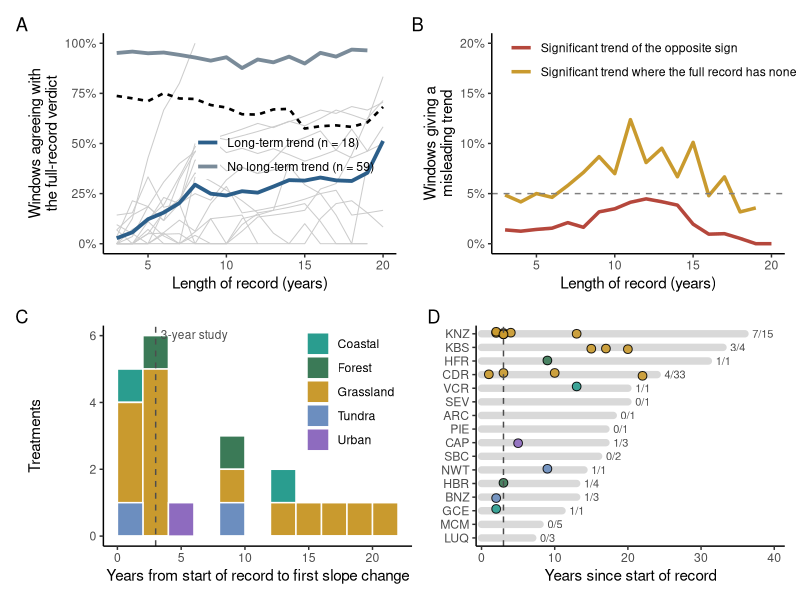

The R source for this figure:
# Candidate replacement for Figure 4 (exploratory; not wired into 99_organize-figures.R)
library(dplyr); library(tidyr); library(ggplot2); library(patchwork)

w  <- read.csv("data/harmonized/detection_probability_windows.csv", stringsAsFactors = FALSE)
tr <- read.csv("data/harmonized/trend_analysis_results.csv", stringsAsFactors = FALSE) %>%
  filter(trend_class != "insufficient_data")
sz <- read.csv("data/harmonized/sizer_analysis_results.csv", stringsAsFactors = FALSE)
rs <- read.csv("data/harmonized/relative_response_summary.csv", stringsAsFactors = FALSE) %>%
  mutate(yr = as.integer(substr(Date_parsed, 1, 4))) %>%
  group_by(source, Treatment) %>% summarise(start = min(yr), end = max(yr), .groups = "drop")

eco_cols <- c(Grassland = "#C99A2E", Forest = "#3B7A57", Tundra = "#6C8EBF", Coastal = "#2A9D8F",
              Urban = "#8E6BBF", Freshwater = "#4A90C2")

# ---- A/B: agreement of a window with the full record -------------------------
# windows covering >= 80% of a treatment's own record are left out: they are
# nearly the full record, which defines the reference verdict
ww <- w %>% filter(window_years < 0.8 * record_years, window_bin <= 20) %>%
  mutate(agree = ifelse(directional, p_same_sign, 1 - p_any),
         mislead = ifelse(directional, p_opposite_sign, p_any),
         group = ifelse(directional, "Long-term trend (n = 18)", "No long-term trend (n = 59)"))
per_trt <- ww %>% group_by(group, source, Treatment, window_bin) %>%
  summarise(agree = mean(agree), mislead = mean(mislead), .groups = "drop")
curve <- per_trt %>% group_by(group, window_bin) %>%
  summarise(agree = mean(agree), mislead = mean(mislead), n = n(), .groups = "drop") %>% filter(n >= 5)
overall <- per_trt %>% group_by(window_bin) %>% summarise(agree = mean(agree), n = n(), .groups = "drop") %>%
  filter(n >= 5) %>% mutate(group = "All treatments")

pA <- ggplot(curve, aes(window_bin, agree, colour = group)) +
  geom_line(data = filter(per_trt, group == "Long-term trend (n = 18)"),
            aes(group = interaction(source, Treatment)), colour = "grey80", linewidth = 0.35) +
  geom_line(linewidth = 1.3) +
  geom_line(data = overall, colour = "black", linetype = "22", linewidth = 0.9) +
  scale_colour_manual(values = c("#2C5F8A", "#7A8B99"), name = NULL) +
  scale_y_continuous(labels = scales::percent, limits = c(0, 1)) + scale_x_continuous(breaks = seq(5, 20, 5)) +
  labs(x = "Length of record (years)", y = "Windows agreeing with\nthe full-record verdict") +
  theme_classic(base_size = 11) + theme(legend.position = c(0.62, 0.45), legend.background = element_blank())

pB <- ggplot(curve, aes(window_bin, mislead, colour = group)) +
  geom_line(linewidth = 1.2) + geom_hline(yintercept = 0.05, linetype = "dashed", colour = "grey50") +
  scale_colour_manual(values = c("#B5473C", "#C99A2E"), name = NULL,
                      labels = c("Significant trend of the opposite sign", "Significant trend where the full record has none")) +
  scale_y_continuous(labels = scales::percent, limits = c(0, 0.2)) + scale_x_continuous(breaks = seq(5, 20, 5)) +
  labs(x = "Length of record (years)", y = "Windows giving a\nmisleading trend") +
  theme_classic(base_size = 11) + theme(legend.position = c(0.55, 0.88), legend.background = element_blank())

# ---- C/D: time to the first change of course (SiZer) --------------------------
chg <- sz %>% filter(n_slope_changes > 0) %>%
  mutate(first_year = as.integer(sub("[^0-9].*", "", change_years))) %>%
  left_join(rs, by = c("source", "treatment" = "Treatment")) %>%
  left_join(tr %>% distinct(source, site_type), by = "source") %>%
  mutate(years_to_change = first_year - start, record = end - start + 1)
cat("Time to first slope change: n =", nrow(chg), " median", median(chg$years_to_change),
    " range", paste(range(chg$years_to_change), collapse = "-"),
    "; within 3 yr:", sum(chg$years_to_change <= 3), "; after 10 yr:", sum(chg$years_to_change > 10), "\n")

pC <- ggplot(chg, aes(years_to_change, fill = site_type)) +
  geom_histogram(binwidth = 2, boundary = 0, colour = "white") +
  geom_vline(xintercept = 3, linetype = "dashed", colour = "grey30") +
  annotate("text", x = 3.4, y = Inf, label = "3-year study", hjust = 0, vjust = 1.5, size = 3, colour = "grey30") +
  scale_fill_manual(values = eco_cols, name = NULL) +
  labs(x = "Years from start of record to first slope change", y = "Treatments") +
  theme_classic(base_size = 11) + theme(legend.position = c(0.8, 0.7))

site_rec <- sz %>% left_join(rs, by = c("source", "treatment" = "Treatment")) %>%
  left_join(tr %>% distinct(source, site_type), by = "source") %>%
  group_by(site_abbr, site_type) %>% summarise(record = max(end - start + 1), n_trt = n(),
                                                n_chg = sum(n_slope_changes > 0), .groups = "drop")
pD <- ggplot() +
  geom_segment(data = site_rec, aes(x = 0, xend = record, y = reorder(site_abbr, record), yend = site_abbr),
               colour = "grey85", linewidth = 2.5, lineend = "round") +
  geom_point(data = chg, aes(years_to_change, site_abbr, fill = site_type), shape = 21, size = 2.6,
             position = position_jitter(height = 0.15, width = 0, seed = 1), alpha = 0.9) +
  geom_text(data = site_rec, aes(x = record + 1, y = site_abbr, label = paste0(n_chg, "/", n_trt)), size = 2.8, hjust = 0, colour = "grey30") +
  geom_vline(xintercept = 3, linetype = "dashed", colour = "grey30") +
  scale_fill_manual(values = eco_cols, guide = "none") + scale_x_continuous(expand = expansion(mult = c(0.02, 0.12))) +
  labs(x = "Years since start of record", y = NULL) + theme_classic(base_size = 11)

fig <- (pA + pB) / (pC + pD) + plot_annotation(tag_levels = "A")
ggsave("figures/Figure4_candidate.png", fig, width = 10.5, height = 8, dpi = 300)
print(as.data.frame(curve %>% filter(window_bin %in% c(3, 5, 8, 10, 15, 20)) %>% mutate(across(c(agree, mislead), ~round(100 * .x))) %>% arrange(group, window_bin)))
print(as.data.frame(overall %>% filter(window_bin %in% c(3, 5, 8, 10, 15, 20)) %>% mutate(agree = round(100 * agree))))
